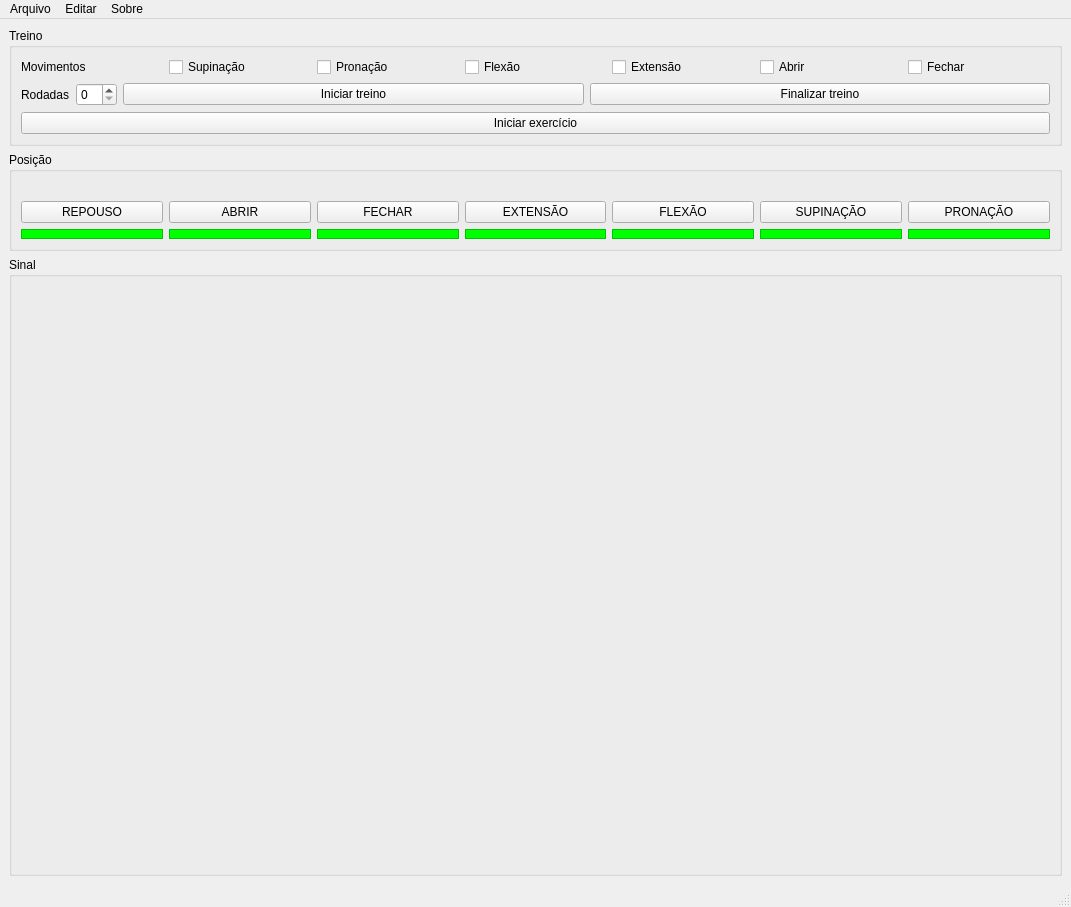
<?xml version="1.0" encoding="UTF-8"?>
<ui version="4.0">
 <class>MainWindow</class>
 <widget class="QMainWindow" name="MainWindow">
  <property name="geometry">
   <rect>
    <x>0</x>
    <y>0</y>
    <width>1071</width>
    <height>907</height>
   </rect>
  </property>
  <property name="windowTitle">
   <string>EMGsvm</string>
  </property>
  <widget class="QWidget" name="centralwidget">
   <layout class="QVBoxLayout" name="verticalLayout">
    <item>
     <layout class="QVBoxLayout" name="verticalLayout_2">
      <item>
       <layout class="QHBoxLayout" name="horizontalLayout_5">
        <item>
         <layout class="QHBoxLayout" name="horizontalLayout_3">
          <item>
           <widget class="QGroupBox" name="groupBox">
            <property name="title">
             <string>Treino</string>
            </property>
            <layout class="QVBoxLayout" name="verticalLayout_8">
             <item>
              <layout class="QHBoxLayout" name="horizontalLayout_8">
               <item>
                <widget class="QLabel" name="label_2">
                 <property name="text">
                  <string>Movimentos</string>
                 </property>
                </widget>
               </item>
               <item>
                <widget class="QCheckBox" name="checkBox_2">
                 <property name="text">
                  <string>Supinação</string>
                 </property>
                </widget>
               </item>
               <item>
                <widget class="QCheckBox" name="checkBox_4">
                 <property name="text">
                  <string>Pronação</string>
                 </property>
                </widget>
               </item>
               <item>
                <widget class="QCheckBox" name="checkBox_3">
                 <property name="text">
                  <string>Flexão</string>
                 </property>
                </widget>
               </item>
               <item>
                <widget class="QCheckBox" name="checkBox">
                 <property name="text">
                  <string>Extensão</string>
                 </property>
                </widget>
               </item>
               <item>
                <widget class="QCheckBox" name="checkBox_5">
                 <property name="text">
                  <string>Abrir</string>
                 </property>
                </widget>
               </item>
               <item>
                <widget class="QCheckBox" name="checkBox_6">
                 <property name="text">
                  <string>Fechar</string>
                 </property>
                </widget>
               </item>
              </layout>
             </item>
             <item>
              <layout class="QHBoxLayout" name="horizontalLayout_7">
               <item>
                <widget class="QLabel" name="label">
                 <property name="sizePolicy">
                  <sizepolicy hsizetype="Maximum" vsizetype="Preferred">
                   <horstretch>0</horstretch>
                   <verstretch>0</verstretch>
                  </sizepolicy>
                 </property>
                 <property name="text">
                  <string>Rodadas</string>
                 </property>
                </widget>
               </item>
               <item>
                <widget class="QSpinBox" name="spinBox">
                 <property name="sizePolicy">
                  <sizepolicy hsizetype="Fixed" vsizetype="Fixed">
                   <horstretch>0</horstretch>
                   <verstretch>0</verstretch>
                  </sizepolicy>
                 </property>
                </widget>
               </item>
               <item>
                <layout class="QHBoxLayout" name="horizontalLayout_6">
                 <item>
                  <widget class="QPushButton" name="pushButton_3">
                   <property name="text">
                    <string>Iniciar treino</string>
                   </property>
                  </widget>
                 </item>
                 <item>
                  <widget class="QPushButton" name="pushButton_2">
                   <property name="text">
                    <string>Finalizar treino</string>
                   </property>
                  </widget>
                 </item>
                </layout>
               </item>
              </layout>
             </item>
             <item>
              <layout class="QVBoxLayout" name="verticalLayout_3">
               <item>
                <widget class="QPushButton" name="pushButton">
                 <property name="text">
                  <string>Iniciar exercício</string>
                 </property>
                </widget>
               </item>
              </layout>
             </item>
            </layout>
           </widget>
          </item>
         </layout>
        </item>
       </layout>
      </item>
      <item>
       <layout class="QVBoxLayout" name="verticalLayout_7">
        <item>
         <widget class="QGroupBox" name="groupBox_3">
          <property name="title">
           <string>Posição</string>
          </property>
          <layout class="QHBoxLayout" name="horizontalLayout_13">
           <item>
            <layout class="QVBoxLayout" name="verticalLayout_9">
             <item>
              <widget class="QLabel" name="label_5">
               <property name="text">
                <string/>
               </property>
               <property name="pixmap">
                <pixmap>../image/repouso_scaled.png</pixmap>
               </property>
               <property name="alignment">
                <set>Qt::AlignCenter</set>
               </property>
              </widget>
             </item>
             <item>
              <widget class="QPushButton" name="btn_repouso">
               <property name="text">
                <string>REPOUSO</string>
               </property>
              </widget>
             </item>
             <item>
              <widget class="QFrame" name="status_repouso">
               <property name="minimumSize">
                <size>
                 <width>0</width>
                 <height>10</height>
                </size>
               </property>
               <property name="styleSheet">
                <string notr="true">background-color: rgb(0, 255, 0)</string>
               </property>
               <property name="frameShape">
                <enum>QFrame::StyledPanel</enum>
               </property>
               <property name="frameShadow">
                <enum>QFrame::Raised</enum>
               </property>
              </widget>
             </item>
            </layout>
           </item>
           <item>
            <layout class="QVBoxLayout" name="verticalLayout_13">
             <item>
              <widget class="QLabel" name="label_4">
               <property name="text">
                <string/>
               </property>
               <property name="pixmap">
                <pixmap>../image/repouso1_scaled.png</pixmap>
               </property>
               <property name="alignment">
                <set>Qt::AlignLeading|Qt::AlignLeft|Qt::AlignVCenter</set>
               </property>
              </widget>
             </item>
             <item>
              <widget class="QPushButton" name="btn_abrir">
               <property name="text">
                <string>ABRIR</string>
               </property>
              </widget>
             </item>
             <item>
              <widget class="QFrame" name="status_abrir">
               <property name="minimumSize">
                <size>
                 <width>0</width>
                 <height>10</height>
                </size>
               </property>
               <property name="styleSheet">
                <string notr="true">background-color: rgb(0, 255, 0)</string>
               </property>
               <property name="frameShape">
                <enum>QFrame::StyledPanel</enum>
               </property>
               <property name="frameShadow">
                <enum>QFrame::Raised</enum>
               </property>
              </widget>
             </item>
            </layout>
           </item>
           <item>
            <layout class="QVBoxLayout" name="verticalLayout_10">
             <item>
              <widget class="QLabel" name="label_11">
               <property name="text">
                <string/>
               </property>
               <property name="pixmap">
                <pixmap>../image/fechar_scaled.png</pixmap>
               </property>
               <property name="alignment">
                <set>Qt::AlignCenter</set>
               </property>
              </widget>
             </item>
             <item>
              <widget class="QPushButton" name="btn_fechar">
               <property name="text">
                <string>FECHAR</string>
               </property>
              </widget>
             </item>
             <item>
              <widget class="QFrame" name="status_fechar">
               <property name="minimumSize">
                <size>
                 <width>0</width>
                 <height>10</height>
                </size>
               </property>
               <property name="styleSheet">
                <string notr="true">background-color: rgb(0, 255, 0)</string>
               </property>
               <property name="frameShape">
                <enum>QFrame::StyledPanel</enum>
               </property>
               <property name="frameShadow">
                <enum>QFrame::Raised</enum>
               </property>
              </widget>
             </item>
            </layout>
           </item>
           <item>
            <layout class="QVBoxLayout" name="verticalLayout_14">
             <item>
              <widget class="QLabel" name="label_7">
               <property name="text">
                <string/>
               </property>
               <property name="pixmap">
                <pixmap>../image/extensao_scaled.png</pixmap>
               </property>
               <property name="alignment">
                <set>Qt::AlignCenter</set>
               </property>
              </widget>
             </item>
             <item>
              <widget class="QPushButton" name="btn_extensao">
               <property name="text">
                <string>EXTENSÃO</string>
               </property>
              </widget>
             </item>
             <item>
              <widget class="QFrame" name="status_extensao">
               <property name="minimumSize">
                <size>
                 <width>0</width>
                 <height>10</height>
                </size>
               </property>
               <property name="styleSheet">
                <string notr="true">background-color: rgb(0, 255, 0)</string>
               </property>
               <property name="frameShape">
                <enum>QFrame::StyledPanel</enum>
               </property>
               <property name="frameShadow">
                <enum>QFrame::Raised</enum>
               </property>
              </widget>
             </item>
            </layout>
           </item>
           <item>
            <layout class="QVBoxLayout" name="verticalLayout_12">
             <item>
              <widget class="QLabel" name="label_10">
               <property name="text">
                <string/>
               </property>
               <property name="pixmap">
                <pixmap>../image/flexao_scaled.png</pixmap>
               </property>
               <property name="alignment">
                <set>Qt::AlignCenter</set>
               </property>
              </widget>
             </item>
             <item>
              <widget class="QPushButton" name="btn_flexao">
               <property name="text">
                <string>FLEXÃO</string>
               </property>
              </widget>
             </item>
             <item>
              <widget class="QFrame" name="status_flexao">
               <property name="minimumSize">
                <size>
                 <width>0</width>
                 <height>10</height>
                </size>
               </property>
               <property name="styleSheet">
                <string notr="true">background-color: rgb(0, 255, 0)</string>
               </property>
               <property name="frameShape">
                <enum>QFrame::StyledPanel</enum>
               </property>
               <property name="frameShadow">
                <enum>QFrame::Raised</enum>
               </property>
              </widget>
             </item>
            </layout>
           </item>
           <item>
            <layout class="QVBoxLayout" name="verticalLayout_5">
             <item>
              <widget class="QLabel" name="label_3">
               <property name="text">
                <string/>
               </property>
               <property name="pixmap">
                <pixmap>../image/supinacao_scaled.png</pixmap>
               </property>
               <property name="alignment">
                <set>Qt::AlignCenter</set>
               </property>
              </widget>
             </item>
             <item>
              <widget class="QPushButton" name="btn_supinacao">
               <property name="text">
                <string>SUPINAÇÃO</string>
               </property>
              </widget>
             </item>
             <item>
              <widget class="QFrame" name="status_supinacao">
               <property name="minimumSize">
                <size>
                 <width>0</width>
                 <height>10</height>
                </size>
               </property>
               <property name="styleSheet">
                <string notr="true">background-color: rgb(0, 255, 0)</string>
               </property>
               <property name="frameShape">
                <enum>QFrame::StyledPanel</enum>
               </property>
               <property name="frameShadow">
                <enum>QFrame::Raised</enum>
               </property>
              </widget>
             </item>
            </layout>
           </item>
           <item>
            <layout class="QVBoxLayout" name="verticalLayout_6">
             <item>
              <widget class="QLabel" name="label_6">
               <property name="text">
                <string/>
               </property>
               <property name="pixmap">
                <pixmap>../image/pronacao_scaled.png</pixmap>
               </property>
               <property name="alignment">
                <set>Qt::AlignCenter</set>
               </property>
              </widget>
             </item>
             <item>
              <widget class="QPushButton" name="btn_pronacao">
               <property name="text">
                <string>PRONAÇÃO</string>
               </property>
              </widget>
             </item>
             <item>
              <widget class="QFrame" name="status_pronacao">
               <property name="minimumSize">
                <size>
                 <width>0</width>
                 <height>10</height>
                </size>
               </property>
               <property name="styleSheet">
                <string notr="true">background-color: rgb(0, 255, 0)</string>
               </property>
               <property name="frameShape">
                <enum>QFrame::StyledPanel</enum>
               </property>
               <property name="frameShadow">
                <enum>QFrame::Raised</enum>
               </property>
              </widget>
             </item>
            </layout>
           </item>
          </layout>
         </widget>
        </item>
       </layout>
      </item>
      <item>
       <layout class="QVBoxLayout" name="verticalLayout_4">
        <item>
         <widget class="QGroupBox" name="groupBox_4">
          <property name="sizePolicy">
           <sizepolicy hsizetype="Expanding" vsizetype="Expanding">
            <horstretch>0</horstretch>
            <verstretch>0</verstretch>
           </sizepolicy>
          </property>
          <property name="minimumSize">
           <size>
            <width>0</width>
            <height>250</height>
           </size>
          </property>
          <property name="title">
           <string>Sinal</string>
          </property>
          <layout class="QVBoxLayout" name="verticalLayout_11">
           <item>
            <layout class="QVBoxLayout" name="GraphLayoutPlaceholder"/>
           </item>
          </layout>
         </widget>
        </item>
       </layout>
      </item>
     </layout>
    </item>
   </layout>
  </widget>
  <widget class="QMenuBar" name="menubar">
   <property name="geometry">
    <rect>
     <x>0</x>
     <y>0</y>
     <width>1071</width>
     <height>21</height>
    </rect>
   </property>
   <widget class="QMenu" name="menuArquivo">
    <property name="title">
     <string>Arquivo</string>
    </property>
    <addaction name="actionSair"/>
   </widget>
   <widget class="QMenu" name="menuEditar">
    <property name="title">
     <string>Editar</string>
    </property>
    <addaction name="actionAbrir_game"/>
   </widget>
   <widget class="QMenu" name="menuSobre">
    <property name="title">
     <string>Sobre</string>
    </property>
   </widget>
   <addaction name="menuArquivo"/>
   <addaction name="menuEditar"/>
   <addaction name="menuSobre"/>
  </widget>
  <widget class="QStatusBar" name="statusbar"/>
  <action name="actionSair">
   <property name="text">
    <string>Sair</string>
   </property>
  </action>
  <action name="actionAbrir_game">
   <property name="text">
    <string>Abrir jogo</string>
   </property>
  </action>
 </widget>
 <resources/>
 <connections/>
</ui>
